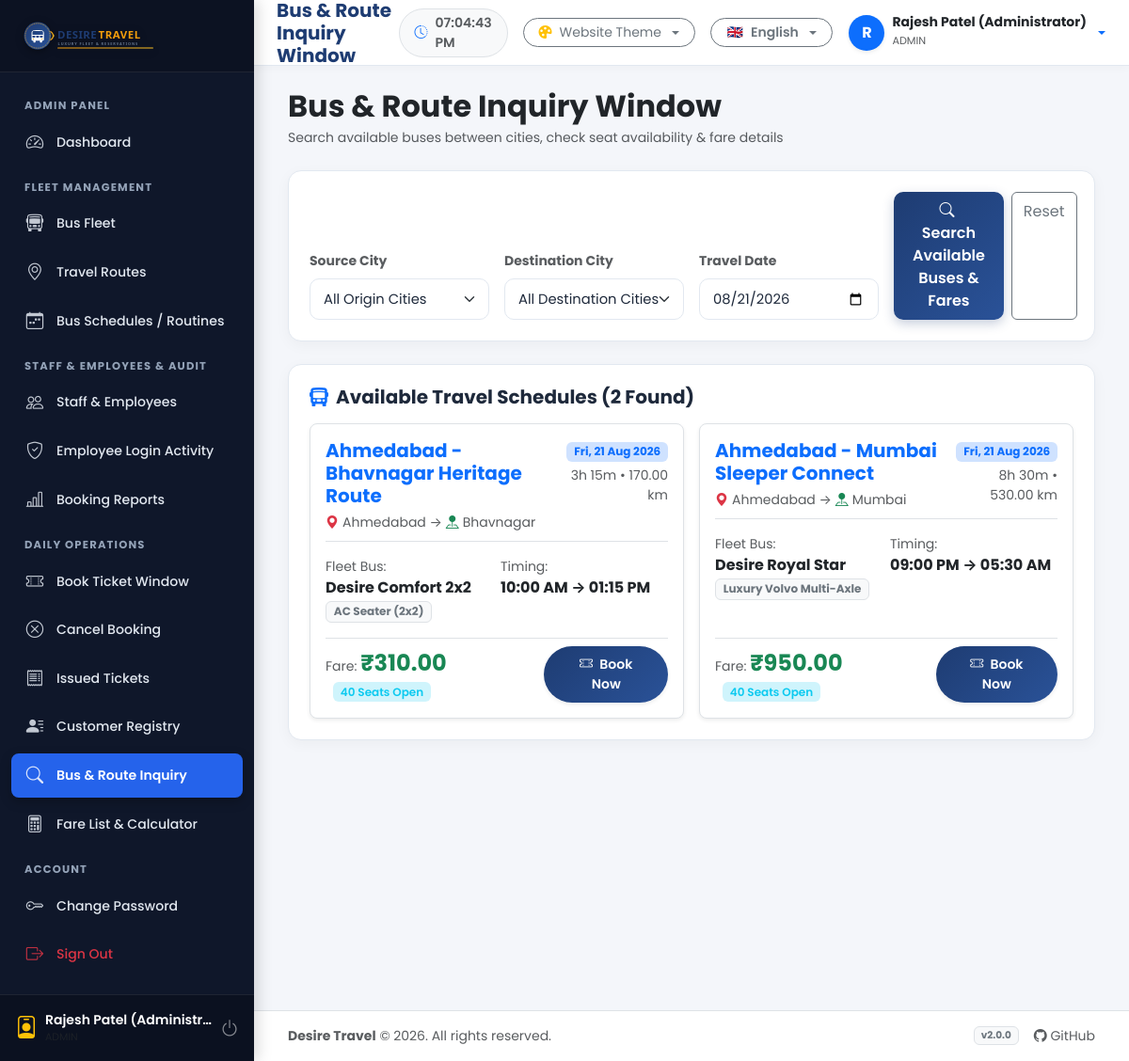
The page /employee/inquiry.php (signed in) on the database its author committed.
### tables this page shows
CREATE TABLE IF NOT EXISTS `routines` (
    `id` INT AUTO_INCREMENT PRIMARY KEY,
    `bus_id` INT NOT NULL,
    `route_id` INT NOT NULL,
    `travel_date` DATE NOT NULL,
    `departure_time` TIME NOT NULL,
    `arrival_time` TIME NOT NULL,
    `fare` DECIMAL(10, 2) NOT NULL DEFAULT 0.00,
    `status` ENUM('scheduled', 'departed', 'completed', 'cancelled') NOT NULL DEFAULT 'scheduled',
    `created_at` TIMESTAMP DEFAULT CURRENT_TIMESTAMP,
    `updated_at` TIMESTAMP DEFAULT CURRENT_TIMESTAMP ON UPDATE CURRENT_TIMESTAMP,
    FOREIGN KEY (`bus_id`) REFERENCES `buses`(`id`) ON DELETE CASCADE,
    FOREIGN KEY (`route_id`) REFERENCES `routes`(`id`) ON DELETE CASCADE
);

CREATE TABLE IF NOT EXISTS `routes` (
    `id` INT AUTO_INCREMENT PRIMARY KEY,
    `route_name` VARCHAR(150) NOT NULL UNIQUE,
    `start_point` VARCHAR(100) NOT NULL,
    `end_point` VARCHAR(100) NOT NULL,
    `distance_km` DECIMAL(8, 2) NOT NULL DEFAULT 0.00,
    `estimated_duration` VARCHAR(50) NOT NULL DEFAULT '4h 00m',
    `status` ENUM('active', 'inactive') NOT NULL DEFAULT 'active',
    `created_at` TIMESTAMP DEFAULT CURRENT_TIMESTAMP,
    `updated_at` TIMESTAMP DEFAULT CURRENT_TIMESTAMP ON UPDATE CURRENT_TIMESTAMP
);

CREATE TABLE IF NOT EXISTS `buses` (
    `id` INT AUTO_INCREMENT PRIMARY KEY,
    `bus_number` VARCHAR(30) NOT NULL UNIQUE,
    `bus_name` VARCHAR(100) NOT NULL,
    `bus_type` ENUM('AC Sleeper', 'Non-AC Sleeper', 'AC Seater (2x2)', 'Non-AC Seater', 'Luxury Volvo Multi-Axle') NOT NULL DEFAULT 'AC Seater (2x2)',
    `capacity` INT NOT NULL DEFAULT 40,
    `driver_name` VARCHAR(100) NOT NULL,
    `driver_contact` VARCHAR(20) NOT NULL,
    `status` ENUM('active', 'maintenance', 'inactive') NOT NULL DEFAULT 'active',
    `created_at` TIMESTAMP DEFAULT CURRENT_TIMESTAMP,
    `updated_at` TIMESTAMP DEFAULT CURRENT_TIMESTAMP ON UPDATE CURRENT_TIMESTAMP
);

### config/config.php (called while the page is built, shortened)
<?php
$CURRENT_LANG = $_SESSION['app_lang'] ?? $_COOKIE['desire_lang'] ?? 'en';

### employee/inquiry.php (the view, shortened to what this page needs)
<?php
require_once __DIR__ . '/../config/database.php';
require_once __DIR__ . '/../helpers/lang.php';
require_once __DIR__ . '/../helpers/auth.php';
$travelDate = trim($_GET['date'] ?? date('Y-m-d'));
$sql = "
    SELECT rt.*, r.route_name, r.start_point, r.end_point, r.distance_km, r.estimated_duration,
           b.bus_number, b.bus_name, b.bus_type, b.capacity,
           (SELECT COUNT(*) FROM bookings bk WHERE bk.routine_id = rt.id AND bk.booking_status = 'Confirmed') as booked_seats
    FROM routines rt
    JOIN routes r ON rt.route_id = r.id
    JOIN buses b ON rt.bus_id = b.id
    WHERE rt.status = 'scheduled'
";
$params = [];
if (!empty($travelDate)) {
    $sql .= " AND rt.travel_date = ?";
    $params[] = $travelDate;
}
$sql .= " ORDER BY rt.travel_date ASC, rt.departure_time ASC";
$stmt = $pdo->prepare($sql);
$stmt->execute($params);
$matchingRoutines = $stmt->fetchAll();
include __DIR__ . '/../includes/header.php';
?>
<div class="container-fluid">
    <div class="d-flex flex-column flex-md-row justify-content-between align-items-md-center gap-3 mb-4">
        <div>
            <h2 class="fw-bold text-dark mb-1"><?= _e('inquiry_window') ?></h2>
            <p class="text-muted small mb-0">Search available buses between cities, check seat availability &amp; fare details</p>
        </div>
    </div>
    <div class="dt-card mb-4">
        <form method="GET" action="<?= BASE_URL ?>employee/inquiry.php" class="row g-3 align-items-end">
            <div class="col-md-3">
                <label class="form-label small fw-bold text-muted"><?= _e('source_city') ?></label>
                <select name="source" class="form-select">
                    <option value=""><?= _e('all') ?> Origin Cities</option>
                </select>
            </div>
            <div class="col-md-3">
                <label class="form-label small fw-bold text-muted"><?= _e('destination_city') ?></label>
                <select name="destination" class="form-select">
                    <option value=""><?= _e('all') ?> Destination Cities</option>
                </select>
            </div>
            <div class="col-md-3">
                <label class="form-label small fw-bold text-muted"><?= _e('travel_date') ?></label>
                <input type="date" name="date" class="form-control" value="<?= htmlspecialchars($travelDate) ?>" min="<?= date('Y-m-d') ?>">
            </div>
            <div class="col-md-3 d-flex gap-2">
                <button type="submit" class="btn btn-primary w-100 py-2">
                    <i class="bi bi-search me-1"></i> <?= _e('search_trips') ?>
                </button>
                <a href="<?= BASE_URL ?>employee/inquiry.php" class="btn btn-outline-secondary py-2">
                    <?= _e('reset') ?>
                </a>
            </div>
        </form>
    </div>
    <div class="dt-card">
        <div class="d-flex justify-content-between align-items-center mb-3">
            <h5 class="fw-bold mb-0">
                <i class="bi bi-bus-front-fill text-primary me-2"></i>Available Travel Schedules (<?= count($matchingRoutines) ?> Found)
            </h5>
        </div>
        <div class="row g-3">
            <?php if (!empty($matchingRoutines)): ?>
                <?php foreach ($matchingRoutines as $trip): ?>
                    <?php
                    $availableSeats = $trip['capacity'] - $trip['booked_seats'];
                    ?>
                    <div class="col-lg-6">
                        <div class="p-3 bg-white rounded-3 border shadow-sm h-100 d-flex flex-column justify-content-between">
                            <div>
                                <div class="d-flex justify-content-between align-items-start border-bottom pb-2 mb-3">
                                    <div>
                                        <h5 class="fw-bold text-primary mb-1"><?= htmlspecialchars($trip['route_name']) ?></h5>
                                        <small class="text-muted"><i class="bi bi-geo-alt-fill text-danger me-1"></i><?= htmlspecialchars($trip['start_point']) ?> &rarr; <i class="bi bi-pin-map-fill text-success me-1"></i><?= htmlspecialchars($trip['end_point']) ?></small>
                                    </div>
                                    <div class="text-end">
                                        <span class="badge bg-primary-subtle text-primary fw-bold"><?= date('D, d M Y', strtotime($trip['travel_date'])) ?></span>
                                        <div class="text-muted small mt-1"><?= htmlspecialchars($trip['estimated_duration']) ?> &bull; <?= $trip['distance_km'] ?> km</div>
                                    </div>
                                </div>
                                <div class="row g-2 mb-3">
                                    <div class="col-sm-6">
                                        <div class="small text-muted">Fleet Bus:</div>
                                        <div class="fw-bold text-dark"><?= htmlspecialchars($trip['bus_name']) ?></div>
                                        <small class="badge bg-light text-secondary border"><?= htmlspecialchars($trip['bus_type']) ?></small>
                                    </div>
                                    <div class="col-sm-6">
                                        <div class="small text-muted">Timing:</div>
                                        <div class="fw-bold text-dark">
                                            <?= date('h:i A', strtotime($trip['departure_time'])) ?> &rarr; <?= date('h:i A', strtotime($trip['arrival_time'])) ?>
                                        </div>
                                    </div>
                                </div>
                            </div>
                            <div class="d-flex justify-content-between align-items-center pt-2 border-top">
                                <div>
                                    <span class="text-muted small">Fare: </span>
                                    <span class="fs-4 fw-bold text-success">₹<?= number_format((float)$trip['fare'], 2) ?></span>
                                    <span class="badge bg-info-subtle text-info fw-semibold ms-2"><?= $availableSeats ?> Seats Open</span>
                                </div>
                                <div>
                                    <a href="<?= BASE_URL ?>employee/booking.php?routine_id=<?= $trip['id'] ?>" class="btn btn-sm btn-primary rounded-pill px-4 shadow-sm">
                                        <i class="bi bi-ticket-perforated me-1"></i> <?= _e('book_now') ?>
                                    </a>
                                </div>
                            </div>
                        </div>
                    </div>
                <?php endforeach; ?>
            <?php endif; ?>
        </div>
    </div>
</div>
<?php include __DIR__ . '/../includes/footer.php'; ?>

### helpers/lang.php (shortened to what this page needs)
<?php
require_once __DIR__ . '/../config/config.php';
function getTranslations(): array {
    static $translations = null;
    global $CURRENT_LANG;
    if ($translations === null) {
        $langFile = BASE_DIR . "/config/languages/{$CURRENT_LANG}.php";
        if (file_exists($langFile)) {
            $translations = require $langFile;
        } else {
            $translations = require BASE_DIR . "/config/languages/en.php";
        }
    }
    return $translations;
}
function __(string $key, string $default = ''): string {
    $translations = getTranslations();
    if (isset($translations[$key])) {
        return $translations[$key];
    }
    return $default !== '' ? $default : $key;
}
function _e(string $key, string $default = ''): void {
    echo htmlspecialchars(__($key, $default), ENT_QUOTES, 'UTF-8');
}

### assets/css/style.css (style rules this page uses)
:root, body[data-theme="theme-navy"], body.theme-navy { --primary: #1e3c72; --primary-hover: #162c54; --primary-rgb: 30, 60, 114; --accent: #2a5298; --accent-light: #e0e7ff; --gold: #f59e0b; --gold-hover: #d97706; --body-bg: #f4f6fa; --card-bg: #ffffff; --text-main: #1e293b; --text-muted: #64748b; --border-color: #e2e8f0; --sidebar-bg: #0f172a; --sidebar-hover: #1e293b; --sidebar-text: #e2e8f0; --sidebar-active: #2563eb; --hero-grad: linear-gradient(135deg, #1e3c72 0%, #2a5298 100%); --badge-grad: linear-gradient(135deg, #f59e0b 0%, #fbbf24 100%); }
body { font-family: 'Poppins', 'Noto Sans Gujarati', 'Segoe UI', system-ui, -apple-system, sans-serif; background-color: var(--body-bg); color: var(--text-main); margin: 0; padding: 0; min-height: 100vh; transition: background-color 0.3s ease, color 0.3s ease; }
.dt-card { background-color: var(--card-bg); border: 1px solid var(--border-color); border-radius: 14px; padding: 22px; box-shadow: 0 4px 15px rgba(0, 0, 0, 0.04); transition: transform 0.2s ease, box-shadow 0.2s ease; margin-bottom: 24px; }
.form-control, .form-select { border: 1.5px solid var(--border-color); border-radius: 10px; padding: 10px 14px; font-size: 0.92rem; color: var(--text-main); background-color: var(--card-bg); transition: border-color 0.2s ease, box-shadow 0.2s ease; }
.btn-primary { background: var(--hero-grad) !important; border: none !important; color: #ffffff !important; font-weight: 600; border-radius: 10px; padding: 9px 20px; box-shadow: 0 4px 12px rgba(var(--primary-rgb), 0.25); transition: all 0.2s ease; }

### rows shown on the page
routines: route.route_name "Ahmedabad - Bhavnagar Heritage Route", route.start_point "Ahmedabad", route.end_point "Bhavnagar", travel_date "Fri, 21 Aug 2026", route.estimated_duration "3h 15m", route.distance_km "170.00", bus.bus_name "Desire Comfort 2x2", bus.bus_type "AC Seater (2x2)", departure_time "10:00 AM", arrival_time "01:15 PM", fare "310.00", bus.capacity "40"
routines: route.route_name "Ahmedabad - Mumbai Sleeper Connect", route.start_point "Ahmedabad", route.end_point "Mumbai", travel_date "Fri, 21 Aug 2026", route.estimated_duration "8h 30m", route.distance_km "530.00", bus.bus_name "Desire Royal Star", bus.bus_type "Luxury Volvo Multi-Axle", departure_time "09:00 PM", arrival_time "05:30 AM", fare "950.00", bus.capacity "40"

### other values the page prints
$_SESSION['user_name'] "Rajesh Patel (Administr…"
$AVAILABLE_LANGS[$CURRENT_LANG]['flag'] "🇬🇧"
$AVAILABLE_LANGS[$CURRENT_LANG]['name'] "English"
substr($currentUser['name'] ?? 'U', 0, 1) "R"
$currentUser['name'] "Rajesh Patel (Administrator)"
$currentUser['role'] "ADMIN"
count($matchingRoutines) "2"
APP_NAME "Desire Travel"
APP_VERSION "2.0.0"
form field source "All Origin Cities"
form field destination "All Destination Cities"
